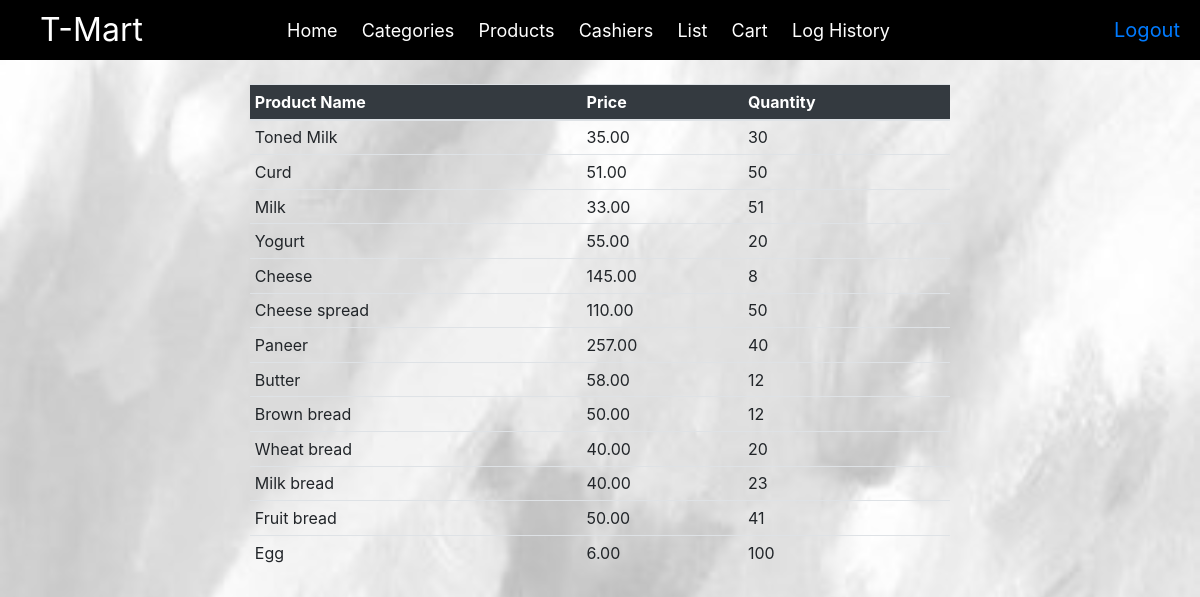
Page /viewcat/23/ on the earlier database version.
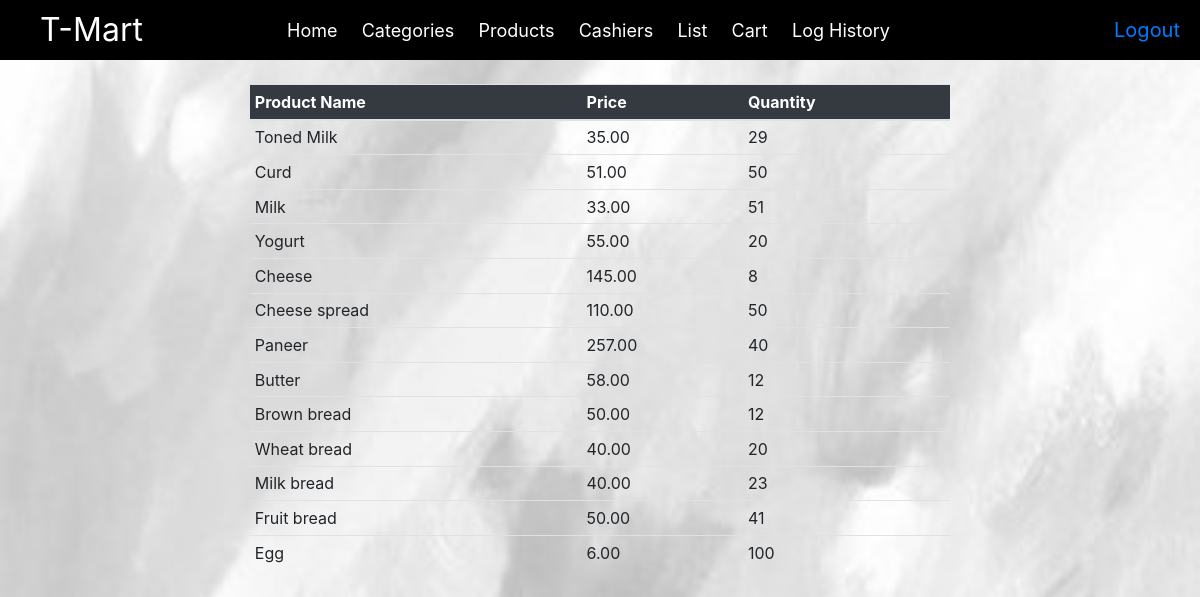
Same page on the later database version.
### InventoryApp/models.py (models this page shows)
class Products(models.Model):
    pname = models.CharField(max_length=30, unique=True)
    price = models.DecimalField(max_digits=10, decimal_places=2)
    quantity = models.IntegerField()
    category_id=models.IntegerField()
    category = models.CharField(max_length=50)

### InventoryApp/views.py (the view)
# urls.py: path('viewcat/<int:id>/',views.viewcat,name='viewcat'),
def viewcat(request,id):
    a=Products.objects.filter(category_id=id)
    return render(request,'viewcat.html',{'list':a})

### InventoryApp/templates/viewcat.html (shortened to what this page needs)
{% load static %}
<!DOCTYPE html>
<html>
<head>
    <link rel="stylesheet" type="text/css" href="{% static 'css/bootstrap.min.css' %}">
</head>
<body>
  <div class="top-bar">
    <div class="brand">T-Mart</div>
    <nav>
      <ul>
        <li><a href="{% url 'mn' %}"> Home</a></li>
        <li><a href="{% url 'ct' %}">Categories</a></li>
        <li><a href="{% url 'pd' %}">Products</a></li>
        <li><a href="{% url 'rgr' %}"> Cashiers</a></li>
        <li><a href="{% url 'list' %}"> List</a></li>
        <li><a href="{% url 'cart' %}"> Cart</a></li>
        <li><a href="{% url 'hist' %}"> Log History</a></li>
      </ul>
    </nav>
    <div class="lo"><a href="{% url 'ln' %}"> Logout</a></div>
  </div>
      <br>
      <div>
        <div class="table-container">
          <table class="table table-hover table-sm">
        <thead class="bg-dark text-white">
            <tr>
                <th>Product Name</th>
                <th>Price</th>
                <th>Quantity</th>
            </tr>
        </thead>
        <tbody id="productTableBody">
            {% for product in list %}
            <tr>
                    <td>{{ product.pname }}</td>
                    <td>{{ product.price }}</td>
                    <td class="{% if product.quantity < 10 %}low-quantity{% elif product.quantity >= 10 and product.quantity < 20 %}medium-quantity{% else %}high-quantity{% endif %}">
                        <span>{{ product.quantity }}</span>
                    </td>
            </tr>
            {% endfor %}
        </tbody>
    </table>
    </div>
</div>
</body>

Differences in the rows shown:
changed Products "Toned Milk": quantity "30" → "29"
